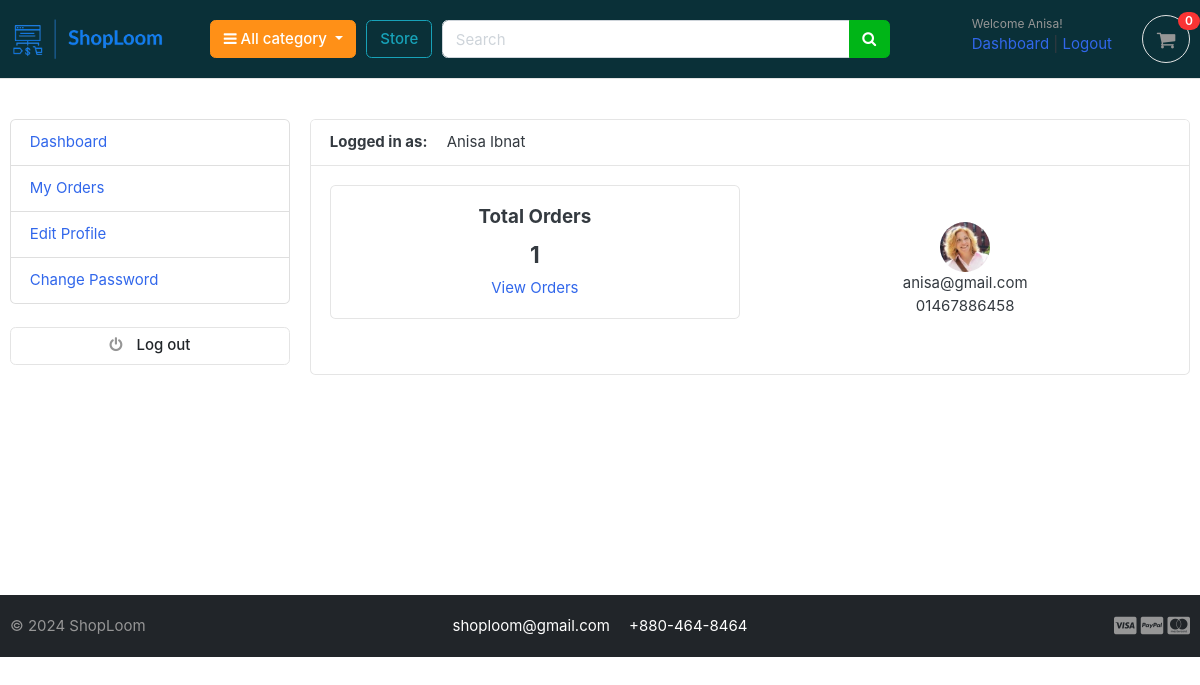
Screenshot of /accounts/dashboard/ (signed in) with the database file from the repository.
### accounts/models.py (models this page shows, shortened)
class Account(AbstractBaseUser):
    first_name   = models.CharField(max_length=50)
    last_name    = models.CharField(max_length=50)
    username     = models.CharField(max_length=50, unique=True)
    email        = models.EmailField(max_length=50, unique=True)
    phone_number = models.CharField(max_length=50)
    date_joined   = models.DateTimeField(auto_now_add=True)
    last_login    = models.DateTimeField(auto_now_add=True)
    is_admin      = models.BooleanField(default=False)
    is_staff      = models.BooleanField(default=False)
    is_active     = models.BooleanField(default=False)
    is_superadmin = models.BooleanField(default=False)
    USERNAME_FIELD = 'email'
    REQUIRED_FIELDS = ['username', 'first_name', 'last_name']
    objects = MyAccountManager()
    def full_name(self):
        return f'{self.first_name} {self.last_name}'

class UserProfile(models.Model):
    user = models.OneToOneField(Account, on_delete=models.CASCADE)
    address_line_1 = models.CharField(blank=True, max_length=100)
    address_line_2 = models.CharField(blank=True, max_length=100)
    profile_picture = models.ImageField(blank=True, upload_to='photos/userprofile')
    city = models.CharField(blank=True, max_length=20)
    country = models.CharField(blank=True, max_length=20)

### accounts/views.py (the view)
# urls.py: path('dashboard/', views.dashboard, name='dashboard'),
@login_required(login_url = 'login')
def dashboard(request):
    orders = Order.objects.filter(user_id=request.user.id, is_ordered=True).order_by('-created_at')
    orders_count = orders.count()
    try:
        userprofile = UserProfile.objects.get(user=request.user)
    except ObjectDoesNotExist:
        userprofile = UserProfile.objects.create(user=request.user)
    context = {
        'orders_count': orders_count,
        'userprofile': userprofile,
    }
    return render(request, 'accounts/dashboard.html', context)

### cart/context_processors.py (called while the page is built)
def counter(request):
    cart_count = 0
    if 'admin' in request.path:
        return {}
    else:
        try:
            cart = Cart.objects.filter(cart_id=_cart_id(request))
            if request.user.is_authenticated:
                cart_items = CartItem.objects.all().filter(user=request.user)
            else:
                cart_items = CartItem.objects.all().filter(cart=cart[:1])
            for cart_item in cart_items:
                cart_count += cart_item.quantity
        except Cart.DoesNotExist:
            cart_count = 0
    return dict(cart_count=cart_count)

### cart/views.py (called while the page is built)
def _cart_id(request):
    cart = request.session.session_key
    if not cart:
        cart = request.session.create()
    return cart

### category/context_processors.py (called while the page is built)
def menu_links(request):
    links = Category.objects.all()
    return dict(links=links)

### category/models.py (called while the page is built)
    def get_url(self):
        return reverse('products_by_category', args=[self.slug])

### accounts/templates/accounts/dashboard.html (shortened to what this page needs)
{% extends "base.html" %}
{% block content %}
<section class="section-content" style="padding-top: 40px; padding-bottom: 220px;">
	<div class="container">
		<div class="row">
			{% include "accounts/dashboard_sidebar.html" %}
			<main class="col-md-9">
				<article class="card">
					<header class="card-header">
						<strong class="d-inline-block mr-3">Logged in as:</strong>
						<span>{{user.full_name}}</span>
					</header>
					<div class="card-body">
						<div class="row">
							<div class="col-md-6">
								<div class="card" style="text-align:center;">
									<div class="card-body">
										<h5 class="card-title">Total Orders</h5>
										<h4>{{orders_count}}</h4>
										<a href="{% url "my_orders" %}">View Orders</a>
									</div>
								</div>
							</div>
							<div class="col-md-6">
								<div class="card-body" style="text-align:center;">
									<div class="card-body">
										{% if userprofile.profile_picture %}
											<img src="{{userprofile.profile_picture.url}}" alt="User Profile Picture" width="50" height="50" style="border-radius:50%;">
										{% endif %}
										<p class="mb-0">{{user.email}}</p>
										<p>{{user.phone_number}}</p>
									</div>
								</div>
							</div>
						</div>
					</div>
				</article>
			</main>
		</div>
	</div>
</section>
{% endblock %}

### templates/includes/navbar.html (shortened to what this page needs)
{% load static %}
<header class="section-header custom-header">
  <section class="header-main border-bottom">
    <div class="container">
      <div class="row align-items-center">
        <div class="col-lg-2 col-md-3 col-6">
          <a href="{% url 'home' %}" class="brand-wrap">
            <img class="logo" src="{% static "images/logo.png" %}">
          </a>
        </div>
        <div class="col-lg col-sm col-md col-6 flex-grow-0">
          <div class="category-wrap dropdown d-inline-block float-right">
            <button type="button" class="btn btn-warning dropdown-toggle" data-toggle="dropdown">
              <i class="fa fa-bars"></i> All category
            </button>
          </div>
        </div>
        <a href="{% url 'store' %}" class="btn btn-outline-info">Store</a>
        <div class="col-lg col-md-6 col-sm-12 col">
          <form action="{% url 'search' %}" class="search" method="GET">
            <div class="input-group w-100">
              <input
                type="text"
                class="form-control"
                style="width: 60%"
                placeholder="Search"
                name="keyword"
              />
              <div class="input-group-append">
                <button class="btn btn-success" type="submit">
                  <i class="fa fa-search"></i>
                </button>
              </div>
            </div>
          </form>
        </div>
        <div class="col-lg-3 col-sm-6 col-8 order-2 order-lg-3">
          <div class="d-flex justify-content-end mb-3 mb-lg-0">
            {% if user.id is None %}
            <div class="widget-header">
              <small class="title text-muted">Welcome guest!</small>
              <div>
                <a href="{% url 'login' %}" class="text-primary">Login</a>
                <span class="dark-transp"> | </span>
                <a href="{% url 'register' %}" class="text-primary"> Register</a>
              </div>
            </div>
            {% else %}
            <div class="widget-header">
              <small class="title text-muted"
                >Welcome {{user.first_name}}!</small
              >
              <div>
                <a href="{% url 'dashboard' %}" class="text-primary">Dashboard</a>
                <span class="dark-transp"> | </span>
                <a href="{% url 'logout' %}" class="text-primary"> Logout</a>
              </div>
            </div>
            {% endif %}
            <a href="{% url 'cart' %}" class="widget-header pl-3 ml-3">
              <div class="icon icon-sm rounded-circle border">
                <i class="fa fa-shopping-cart"></i>
              </div>
              <span class="badge badge-pill badge-danger notify"
                >{{cart_count}}</span
              >
            </a>
          </div>
        </div>
      </div>
    </div>
  </section>
</header>

### static/css/ui.css (style rules this page uses)
html { font-family: "Inter", sans-serif; font-size: 15px; }
.icon-xs, .icon-sm, .icon-md, .icon-lg { display: inline-block; text-align: center; flex-shrink: 0; flex-grow: 0; }
.icon-sm { width: 48px; height: 48px; line-height: 48px !important; font-size: 20px; }
article:after, .form-group:after { display: block; clear: both; content: ""; }
p:last-child { margin-bottom: 0; }
.header-main { position: relative; padding-top: 1rem; padding-bottom: 1rem; }
.brand-wrap .logo, .navbar-brand .logo { margin-right: 7px; max-height: 42px; display: inline-block; }
.widget-header { display: inline-block; vertical-align: middle; position: relative; }
.widget-header a { color: #343a40; }
.widget-header i { color: #969696; }
.widget-header .title { display: block; }
.widget-header .notify { position: absolute; top: -3px; right: -10px; }
.notify { position: absolute; top: -4px; right: -10px; display: inline-block; padding: 0.25em 0.6em; font-size: 12px; line-height: 1; text-align: center; border-radius: 3rem; color: #fff; background-color: #fa3434; }

### static/css/custom.css (style rules this page uses)
.custom-header { background-color: #0a3038; }

### rows the page displays
Account: first_name "Anisa", full_name "Anisa Ibnat", email "anisa@gmail.com", phone_number "01467886458"
UserProfile: profile_picture (picture)

### other values shown
{{ cart_count }} "0"
{{ orders_count }} "1"
